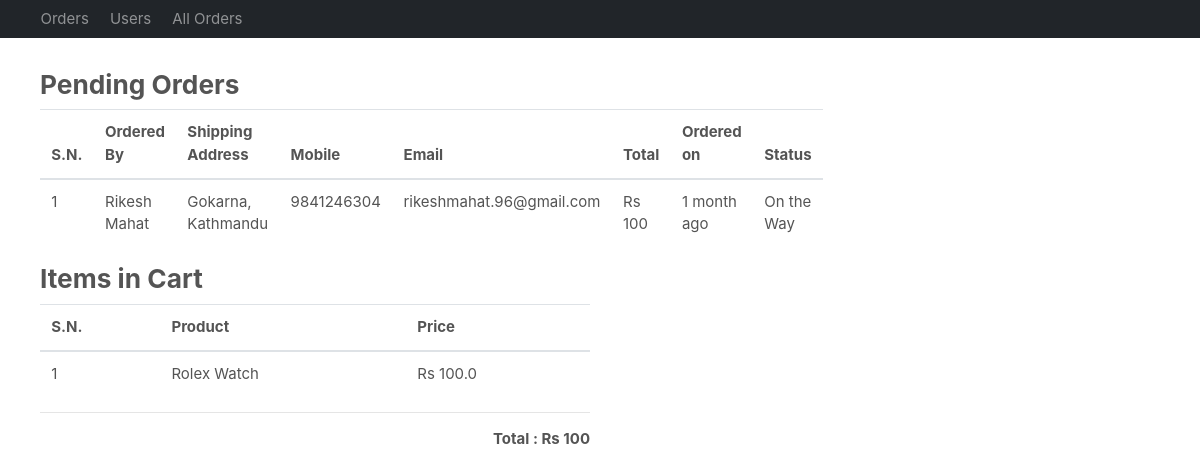
/accounts/admin-order/0dc44790692e4d70abe74aa14953ad1f/ (signed in), run on the app's committed database.
### accounts/models.py (models this page shows, shortened)
class Order(BaseModel):
    cart = models.OneToOneField(Cart, on_delete=models.CASCADE, null=True, blank=True,related_name='orders')
    ordered_by = models.CharField(max_length=200)
    shipping_address = models.CharField(max_length=200)
    mobile = models.CharField(max_length=15)
    email = models.EmailField(null = True, blank=True)
    total = models.PositiveIntegerField()
    order_status = models.CharField(max_length=50, choices = ORDER_STATUS, default = ORDER_STATUS[0][0])
    payment_method = models.CharField(max_length = 50, choices = PAYMENT, default = PAYMENT[0][0])
    payment_completed = models.BooleanField(default=False, null = True, blank = True)

class Cart(BaseModel):
    user = models.ForeignKey(User, on_delete=models.SET_NULL, related_name='carts', null=True, blank=True)
    is_checkedout = models.BooleanField(default=False)

class CartItems(BaseModel):
    cart = models.ForeignKey(Cart, on_delete=models.CASCADE, null=True, blank=True,related_name='cart_items')
    product = models.ForeignKey(Product, on_delete=models.CASCADE, related_name="product")

### products/models.py (models this page shows, shortened)
class Product(BaseModel):
    product_name = models.CharField(max_length=250)
    slug = models.SlugField(unique=True, null=True, blank=True)
    category = models.ForeignKey(Category, on_delete=models.CASCADE, related_name="products")
    owner = models.ForeignKey(User, on_delete=models.SET_NULL, null=True, blank=True)
    price = models.FloatField()
    product_description = models.TextField()
    view_count = models.PositiveIntegerField(default=0)

### accounts/views.py (the view)
# urls.py: path('admin-order/<uid>/', order_details, name="order_details"),
def order_details(request, uid):
    if not request.user.is_authenticated:
        return redirect('admin_login')
    orderObj = Order.objects.get(uid = uid)
    orderItems = orderObj.cart.cart_items.all()
    context = {
        'order' : orderObj,
        'orderitems' : orderItems,
    }
    return render(request, 'adminpages/orderdetail.html', context)

### templates/adminpages/orderdetail.html (shortened to what this page needs)
{%extends 'adminpages/navbar.html'%}
{%block start%}
<div class="container" style="margin-top:2rem">
    <div class="row">
        <div class="col-md-6">
            <h3>Pending Orders</h3>
            <table class="table">
                <thead>
                    <tr>
                        <th>S.N.</th>
                        <th>Ordered By</th>
                        <th>Shipping Address</th>
                        <th>Mobile</th>
                        <th>Email</th>
                        <th>Total</th>
                        <th>Ordered on</th>
                        <th>Status</th>
                    </tr>
                </thead>
                <tbody>
                    <tr>
                        <td>{{1}}</td>
                        <td>{{order.ordered_by}}</td>
                        <td>{{order.shipping_address}}</td>
                        <td>{{order.mobile}}</td>
                        <td>{{order.cart.user.email}}</td>
                        <td>Rs {{order.total}}</td>
                        <td>{{order.created_at | timesince}} ago</td>
                        <td>{{order.order_status}}</td>
                    </tr>
                </tbody>
            </table>
            </div>
    </div>
    <div class="row">
        <div class="col-md-6">
            <h3>Items in Cart</h3>
            <table class="table">
                <thead>
                    <tr>
                        <th>S.N.</th>
                        <th>Product</th>
                        <th>Price</th>
                    </tr>
                </thead>
                <tbody>
                    {%for item in orderitems%}
                    <tr>
                        <td>{{forloop.counter}}</td>
                        <td>{{item.product.product_name}}</td>
                        <td>Rs {{item.product.price}}</td>
                    </tr>
                    {%endfor%}
                </tbody>
            </table>
            <hr>
            <p class="text-right"><b>Total : Rs {{order.total}}</b></p>
            </div>
    </div>
    </div>
{%endblock%}

### public/static/css/ui.css (style rules this page uses)
html { font-family: 'Inter', sans-serif; font-size: 15px; }
p:last-child { margin-bottom: 0; }

### data on the page
Order: ordered_by "Rikesh Mahat", shipping_address "Gokarna, Kathmandu", mobile "9841246304", cart.user.email "rikeshmahat.96@gmail.com", total "100", created_at "1 month", order_status "On the Way"
CartItems: product.product_name "Rolex Watch", product.price "100.0"

### other printed values
{{ 1 }} "1"
